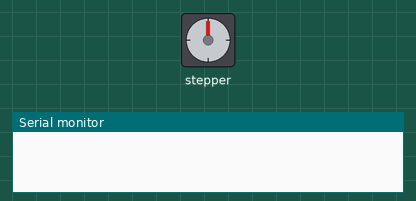
This sketch was run on a simulated ESP32. Shown: stepper motor, the last lines printed to the serial monitor. Wiring (inferred from the names in the program): stepper motor driver (200 steps per turn assumed): step GPIO 25; direction GPIO 26; enable GPIO 27.

Above: at 0.0 s.
At 3.2 s:
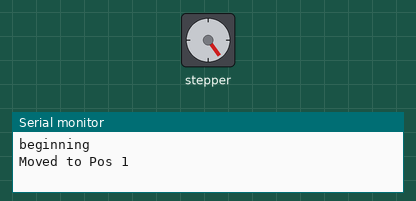
At 13.2 s:
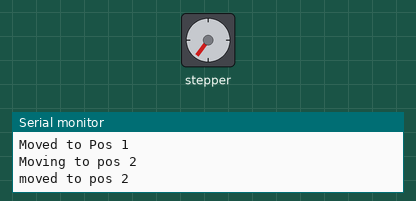
At 23.1 s:
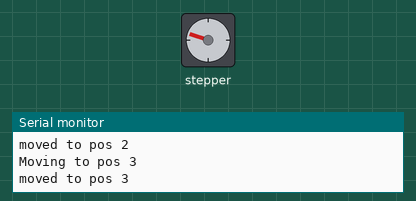
Timing chart, 0 to 41.6 s (numbered marks = the images above):
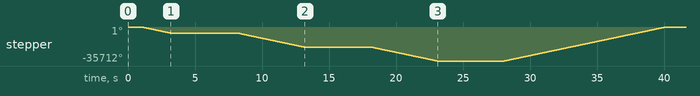

The sketch:

motorcontrol1.ino
```cpp
//pos 1 2 3

const int stepPin = 25;
const int dirPin  = 26;
const int enaPin  = 27;
const int check = 14;


const int MAX_STEPS = 23500;
const int STEPS_PER_MM = 80;

void setup() {
  int stepsTravelled = 0;
  int pos1 = 44;
  int pos2 = 102;
  int pos3 = 102;

  Serial.begin(9600);

  pinMode(stepPin, OUTPUT);
  pinMode(dirPin, OUTPUT);
  pinMode(enaPin, OUTPUT);
  pinMode(check, INPUT);

  delay(1000);

  Serial.println("beginning");
  digitalWrite(dirPin, LOW);//Right
  for(int i=0; i<pos1*STEPS_PER_MM; i++){
    digitalWrite(stepPin,HIGH);
    delayMicroseconds(300);         //movement block
    digitalWrite(stepPin,LOW);
    delayMicroseconds(300);
    stepsTravelled++;
  }
  Serial.println("Moved to Pos 1");
  delay(5000);

  Serial.println("Moving to pos 2");
  digitalWrite(dirPin, LOW); //  Right
  for(int i=0; i<pos2*STEPS_PER_MM; i++){
    digitalWrite(stepPin,HIGH);
    delayMicroseconds(300);
    digitalWrite(stepPin,LOW);
    delayMicroseconds(300);
    stepsTravelled++;
  }
  Serial.println("moved to pos 2");
  delay(5000);

  Serial.println("Moving to pos 3");
  digitalWrite(dirPin, LOW); //  Right
  for(int i=0; i<pos3*STEPS_PER_MM; i++){
      digitalWrite(stepPin,HIGH);
      delayMicroseconds(300);
      digitalWrite(stepPin,LOW);
      delayMicroseconds(300);
      stepsTravelled++;
  }
  Serial.println("moved to pos 3");
  delay(5000);


  Serial.println("returning home");
  digitalWrite(dirPin, HIGH); //  LEFT
  Serial.println(stepsTravelled);
  for(int i=0;i<stepsTravelled;i++){
      digitalWrite(stepPin,HIGH);
      delayMicroseconds(300);
      digitalWrite(stepPin,LOW);
      delayMicroseconds(300);
   }
  stepsTravelled = 0;
  Serial.println("home");
  delay(5000);
}

void loop() {
}
```
